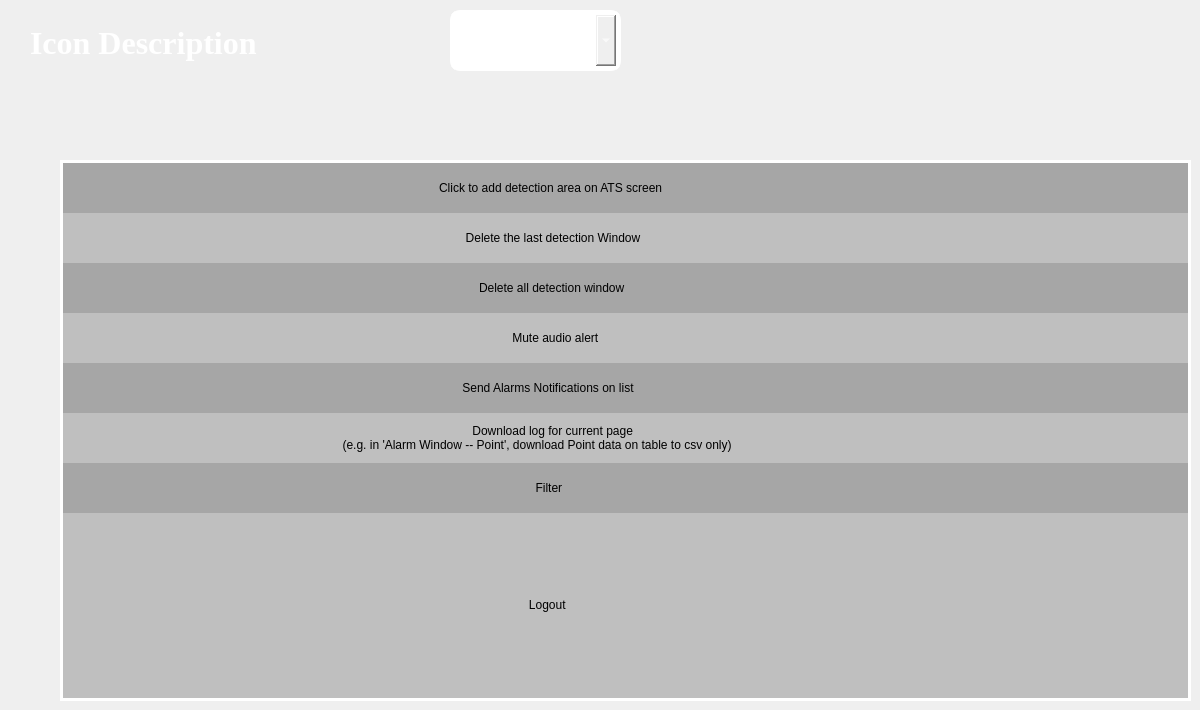
    <widget class="QWidget" name="page_11">
     <widget class="QLabel" name="label_13">
      <property name="geometry">
       <rect>
        <x>30</x>
        <y>20</y>
        <width>291</width>
        <height>45</height>
       </rect>
      </property>
      <property name="font">
       <font>
        <family>Times New Roman</family>
        <pointsize>24</pointsize>
        <weight>75</weight>
        <italic>false</italic>
        <bold>true</bold>
       </font>
      </property>
      <property name="styleSheet">
       <string notr="true">font: bold 24pt &quot;Times New Roman&quot;;
color: rgb(255, 255, 255);</string>
      </property>
      <property name="text">
       <string>Icon Description</string>
      </property>
     </widget>
     <widget class="QComboBox" name="comboBox_11">
      <property name="geometry">
       <rect>
        <x>450</x>
        <y>10</y>
        <width>171</width>
        <height>61</height>
       </rect>
      </property>
      <property name="font">
       <font>
        <family>Times New Roman</family>
        <pointsize>24</pointsize>
        <weight>75</weight>
        <bold>true</bold>
       </font>
      </property>
      <property name="styleSheet">
       <string notr="true">
QComboBox {
    padding: 5px;
    border: 5px solid rgb(255, 255, 255);
    border-radius: 10px;
color:rgb(255, 255, 255)
}
QComboBox::drop-down {
    width: 20px;  /* 下拉箭头宽度 */
}</string>
      </property>
      <item>
       <property name="text">
        <string>Lo Wu</string>
       </property>
      </item>
     </widget>
     <widget class="QTableWidget" name="tableWidget">
      <property name="geometry">
       <rect>
        <x>60</x>
        <y>160</y>
        <width>1131</width>
        <height>541</height>
       </rect>
      </property>
      <property name="styleSheet">
       <string notr="true">QTableWidget {
    background-color: white;      /* 白色背景 */
    border: 3px solid white;      /* 白色边框 */
    border-radius: 0px;           /* 直角边框 */
	font: 13pt &quot;Times New Roman&quot;;
color:black;
}
QHeaderView::section {
    background-color: #2f5597;
    color: white;
padding:50px;
	font: bold 16pt &quot;Times New Roman&quot;;
gridline-color: #2f5597;
}
QTableView {
background-color:#a6a6a6;    
alternate-background-color: #bfbfbf;
gridline-color: #a6a6a6;
text-align: center;
}</string>
      </property>
      <property name="alternatingRowColors">
       <bool>true</bool>
      </property>
      <property name="showGrid">
       <bool>false</bool>
      </property>
      <property name="wordWrap">
       <bool>true</bool>
      </property>
      <property name="rowCount">
       <number>8</number>
      </property>
      <property name="columnCount">
       <number>2</number>
      </property>
      <attribute name="horizontalHeaderVisible">
       <bool>false</bool>
      </attribute>
      <attribute name="horizontalHeaderCascadingSectionResizes">
       <bool>false</bool>
      </attribute>
      <attribute name="horizontalHeaderMinimumSectionSize">
       <number>100</number>
      </attribute>
      <attribute name="horizontalHeaderDefaultSectionSize">
       <number>200</number>
      </attribute>
      <attribute name="horizontalHeaderShowSortIndicator" stdset="0">
       <bool>false</bool>
      </attribute>
      <attribute name="horizontalHeaderStretchLastSection">
       <bool>true</bool>
      </attribute>
      <attribute name="verticalHeaderVisible">
       <bool>false</bool>
      </attribute>
      <attribute name="verticalHeaderCascadingSectionResizes">
       <bool>false</bool>
      </attribute>
      <attribute name="verticalHeaderMinimumSectionSize">
       <number>50</number>
      </attribute>
      <attribute name="verticalHeaderDefaultSectionSize">
       <number>50</number>
      </attribute>
      <attribute name="verticalHeaderHighlightSections">
       <bool>true</bool>
      </attribute>
      <attribute name="verticalHeaderShowSortIndicator" stdset="0">
       <bool>false</bool>
      </attribute>
      <attribute name="verticalHeaderStretchLastSection">
       <bool>true</bool>
      </attribute>
      <row/>
      <row/>
      <row/>
      <row/>
      <row/>
      <row/>
      <row/>
      <row/>
      <column>
       <property name="text">
        <string>Icon</string>
       </property>
      </column>
      <column>
       <property name="text">
        <string>Description</string>
       </property>
      </column>
      <item row="0" column="0">
       <property name="text">
        <string/>
       </property>
      </item>
      <item row="0" column="1">
       <property name="text">
        <string>                                                    Click to add detection area on ATS screen</string>
       </property>
      </item>
      <item row="1" column="1">
       <property name="text">
        <string>                                                            Delete the last detection Window</string>
       </property>
      </item>
      <item row="2" column="1">
       <property name="text">
        <string>                                                                Delete all detection window</string>
       </property>
      </item>
      <item row="3" column="1">
       <property name="text">
        <string>                                                                          Mute audio alert</string>
       </property>
      </item>
      <item row="4" column="1">
       <property name="text">
        <string>                                                           Send Alarms Notifications on list</string>
       </property>
      </item>
      <item row="5" column="1">
       <property name="text">
        <string>                                                              Download log for current page
                       (e.g. in 'Alarm Window -- Point', download Point data on table to csv only)</string>
       </property>
      </item>
      <item row="6" column="1">
       <property name="text">
        <string>                                                                                 Filter</string>
       </property>
      </item>
      <item row="7" column="1">
       <property name="text">
        <string>                                                                               Logout</string>
       </property>
      </item>
     </widget>
    </widget>
